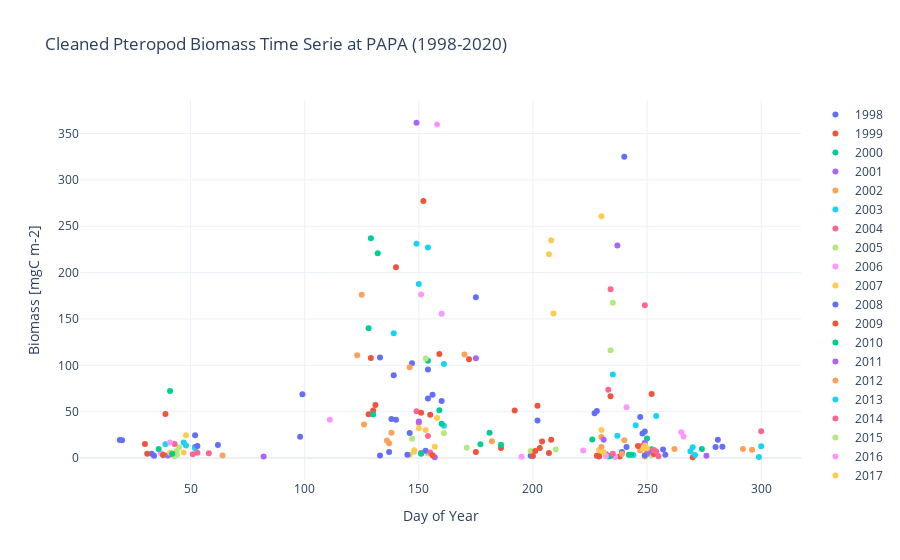

Notebook code for this chart:
### Code cell
# Spatial and vertical mean
mean_timeseries = ds_pter_cleaned.mean(dim=["is_day","latitude", "longitude", "depth"], skipna=True)

# assign day coordinate
# Extract MM-DD 
mmdd = pd.to_datetime(mean_timeseries.time.values).strftime('%m-%d')
# transform MM-DD in indice of day in year (1->365) avoiding leap year discordance 
day_noleap = pd.Series(mmdd).map(mmdd_to_day).values
# add coord day
mean_timeseries = mean_timeseries.assign_coords(day=("time", day_noleap))

# Plot
# Group by year
years = pd.DatetimeIndex(mean_timeseries.time.values).year.unique()

fig = go.Figure()
# Plot one color per year
for year in years:
    yearly_data = mean_timeseries.sel(time=str(year))
    fig.add_trace(go.Scatter(
        x=yearly_data['day'],
        y=yearly_data.values*1000,
        mode='markers',
        name=str(year),
        showlegend=True 
    ))

fig.update_layout(
    title='Cleaned Pteropod Biomass Time Serie at PAPA (1998-2020)',
    xaxis_title='Day of Year',
    yaxis=dict(
        #type='log',
        title='Biomass [mgC m-2]',
        #range=[0, 5],
    ),
    template='plotly_white'
)


fig.show()

### Figure 1 — Plotly figure (JSON) as saved in the notebook; plotly's stock layout.template omitted (floating-point values rounded to 4 significant figures)
{"data": [{"mode": "markers", "name": "1998", "showlegend": true, "type": "scatter", "x": [19, 20, 52, 54, 55, 58, 59, 62, 98, 99, 133, 137, 138, 139, 140, 147, 154, 156, 159, 160, 164, 166, 168, 169, 174, 175, 184, 185, 186, 187, 188, 189, 190, 199, 202, 204, 239, 240, 241, 242, 244, 248, 280, 281, 283, 286, 287], "y": [19.51, 19.24, 12.05, NaN, NaN, NaN, NaN, 14.03, 22.92, 68.77, 108.5, 6.627, 42.26, 89.44, 41.32, 102.2, 95.47, 68.39, NaN, NaN, NaN, NaN, NaN, NaN, NaN, 173.4, NaN, NaN, NaN, NaN, NaN, NaN, NaN, 2.543, 40.45, NaN, 6.433, 325.0, 12.08, NaN, NaN, NaN, 12.07, 19.67, 12.29, NaN, NaN]}, {"mode": "markers", "name": "1999", "showlegend": true, "type": "scatter", "x": [49, 51, 52, 128, 129, 130, 131, 140, 144, 145, 169, 170, 171, 172, 175, 186, 189, 190, 191, 192, 193, 194, 238, 239, 241, 242, 245, 247, 248, 249, 250, 270, 286], "y": [NaN, NaN, NaN, 47.25, 107.9, 51.25, 57.3, 205.7, NaN, NaN, NaN, NaN, NaN, 106.5, 6.579, 10.81, NaN, NaN, NaN, NaN, NaN, NaN, 1.765, NaN, NaN, NaN, NaN, NaN, NaN, NaN, NaN, 0.9774, NaN]}, {"mode": "markers", "name": "2000", "showlegend": true, "type": "scatter", "x": [46, 128, 129, 130, 132, 154, 156, 157, 160, 169, 170, 171, 185, 186, 187, 188, 189, 193, 194, 215, 216, 217, 218, 219, 222, 250, 251, 253, 254, 257, 258, 269, 270, 271, 272, 274, 275], "y": [NaN, 140.1, 237.0, 46.95, 220.9, 105.0, NaN, NaN, NaN, NaN, NaN, NaN, NaN, NaN, NaN, NaN, NaN, NaN, NaN, NaN, NaN, NaN, NaN, NaN, NaN, 21.05, NaN, NaN, NaN, NaN, NaN, NaN, NaN, NaN, NaN, 9.731, NaN]}, {"mode": "markers", "name": "2001", "showlegend": true, "type": "scatter", "x": [40, 42, 43, 47, 48, 50, 82, 151, 153, 154, 155, 156, 157, 158, 159, 160, 161, 162, 163, 167, 172, 173, 174, 175, 185, 187, 237, 241, 262, 265, 266, 268, 269, 270, 271, 273, 276], "y": [2.907, NaN, NaN, NaN, NaN, NaN, 1.587, 5.389, NaN, NaN, NaN, NaN, NaN, NaN, NaN, NaN, NaN, NaN, NaN, NaN, NaN, NaN, NaN, 107.6, NaN, NaN, 229.3, NaN, NaN, NaN, NaN, NaN, NaN, NaN, NaN, NaN, 2.603]}, {"mode": "markers", "name": "2002", "showlegend": true, "type": "scatter", "x": [38, 42, 44, 45, 46, 47, 64, 123, 125, 126, 170, 177, 182, 183, 184, 185, 186, 200, 203, 204, 205, 230, 239, 240, 241, 242, 246, 249, 251, 262, 264, 292, 296], "y": [NaN, NaN, NaN, NaN, NaN, NaN, 2.711, 110.9, 176.0, 36.22, 111.7, NaN, 18.17, NaN, NaN, NaN, NaN, NaN, NaN, NaN, NaN, 22.85, 4.407, 19.21, NaN, NaN, NaN, NaN, NaN, 9.804, NaN, 9.706, 9.003]}, {"mode": "markers", "name": "2003", "showlegend": true, "type": "scatter", "x": [43, 45, 46, 47, 48, 52, 139, 140, 149, 150, 151, 152, 154, 159, 160, 161, 162, 244, 245, 246, 247, 249, 250, 269, 270, 271, 299, 300], "y": [NaN, NaN, NaN, 16.8, 13.61, 10.63, 134.6, NaN, 231.0, 187.8, NaN, NaN, NaN, NaN, NaN, 34.98, NaN, 3.411, 35.33, NaN, NaN, NaN, NaN, 7.345, 11.78, 3.438, 1.164, 12.72]}, {"mode": "markers", "name": "2004", "showlegend": true, "type": "scatter", "x": [51, 52, 53, 55, 58, 149, 150, 154, 155, 157, 158, 165, 233, 234, 235, 236, 238, 248, 249, 300], "y": [4.078, NaN, NaN, NaN, 5.312, 50.62, 37.98, 23.74, NaN, NaN, NaN, NaN, 73.73, 182.1, NaN, NaN, NaN, 13.28, 164.9, 29.02]}, {"mode": "markers", "name": "2005", "showlegend": true, "type": "scatter", "x": [44, 45, 46, 47, 49, 50, 53, 54, 71, 72, 147, 148, 154, 157, 158, 166, 210, 225, 230, 231, 232, 233, 234, 235, 239, 240, 251, 252], "y": [3.714, 11.69, NaN, NaN, NaN, NaN, NaN, NaN, NaN, NaN, 20.83, 6.797, 4.889, NaN, NaN, NaN, 9.152, NaN, 6.106, NaN, NaN, NaN, NaN, NaN, NaN, NaN, 4.435, 3.176]}, {"mode": "markers", "name": "2006", "showlegend": true, "type": "scatter", "x": [37, 40, 41, 44, 111, 195, 198, 236, 239, 265, 266, 267, 269, 271, 274, 275, 277], "y": [5.221, NaN, NaN, NaN, 41.23, 1.344, NaN, 1.041, NaN, 27.93, 23.37, NaN, NaN, NaN, NaN, NaN, NaN]}, {"mode": "markers", "name": "2007", "showlegend": true, "type": "scatter", "x": [41, 42, 43, 46, 47, 49, 146, 153, 154, 155, 158, 172, 178, 179, 185, 186, 187, 188, 189, 229, 230, 231, 233, 234, 249, 250], "y": [5.627, NaN, NaN, NaN, NaN, NaN, 3.561, 30.37, NaN, NaN, NaN, NaN, NaN, NaN, NaN, NaN, NaN, NaN, NaN, 8.661, 30.14, NaN, NaN, NaN, 1.546, 8.721]}, {"mode": "markers", "name": "2008", "showlegend": true, "type": "scatter", "x": [33, 34, 35, 37, 41, 145, 146, 153, 154, 155, 157, 159, 185, 186, 188, 190, 227, 228, 229, 231, 233, 247, 248, 249, 290], "y": [4.729, 2.524, NaN, NaN, NaN, 3.484, 26.91, 7.863, 64.2, NaN, NaN, NaN, NaN, NaN, NaN, NaN, 48.29, 50.75, NaN, NaN, NaN, 44.17, 26.6, 28.71, NaN]}, {"mode": "markers", "name": "2009", "showlegend": true, "type": "scatter", "x": [30, 31, 33, 36, 151, 152, 159, 160, 161, 162, 165, 192, 193, 194, 195, 234, 235, 238, 239, 243, 252, 253], "y": [15.07, 4.727, NaN, NaN, 48.9, 277.3, 112.3, NaN, NaN, NaN, NaN, 51.2, NaN, NaN, NaN, 66.56, NaN, NaN, NaN, NaN, 69.12, 4.5]}, {"mode": "markers", "name": "2010", "showlegend": true, "type": "scatter", "x": [36, 37, 39, 151, 159, 160, 161, 162, 165, 204, 205, 207, 209, 233, 234, 235, 237, 238, 251, 252, 253], "y": [9.737, NaN, NaN, 4.62, 51.46, 37.04, NaN, NaN, NaN, NaN, NaN, NaN, NaN, 1.657, 2.309, NaN, NaN, NaN, NaN, 9.393, NaN]}, {"mode": "markers", "name": "2011", "showlegend": true, "type": "scatter", "x": [41, 42, 43, 45, 47, 149, 150, 156, 157, 159, 160, 164, 231, 232, 234, 235, 238, 249, 250, 251], "y": [NaN, 3.957, NaN, NaN, NaN, 361.6, 39.35, NaN, 0.8898, NaN, NaN, NaN, 19.86, 4.144, NaN, NaN, NaN, 16.44, 4.577, 7.047]}, {"mode": "markers", "name": "2012", "showlegend": true, "type": "scatter", "x": [41, 42, 43, 46, 47, 136, 137, 138, 146, 150, 154, 230, 232, 236, 247, 248, 249], "y": [NaN, NaN, NaN, NaN, NaN, 19.0, 16.08, 27.45, 97.97, NaN, NaN, 12.04, NaN, NaN, 8.4, NaN, 3.06]}, {"mode": "markers", "name": "2013", "showlegend": true, "type": "scatter", "x": [38, 39, 40, 44, 45, 153, 154, 161, 162, 163, 165, 169, 235, 237, 238, 240, 242, 254], "y": [3.103, 15.02, NaN, NaN, NaN, NaN, 227.1, 101.4, NaN, NaN, NaN, NaN, 90.02, 24.0, NaN, NaN, NaN, 45.38]}, {"mode": "markers", "name": "2014", "showlegend": true, "type": "scatter", "x": [43, 53, 155, 164, 166, 168, 235, 237, 238, 253, 254, 255], "y": [15.29, 5.751, 5.959, NaN, NaN, NaN, 4.62, NaN, NaN, 8.799, 7.014, 2.016]}, {"mode": "markers", "name": "2015", "showlegend": true, "type": "scatter", "x": [43, 44, 46, 47, 50, 153, 161, 163, 164, 168, 171, 191, 192, 193, 194, 195, 196, 197, 199, 234, 235, 236, 238, 240, 250, 292], "y": [1.742, 7.868, NaN, NaN, NaN, 107.4, 26.82, NaN, NaN, NaN, 11.2, NaN, NaN, NaN, NaN, NaN, NaN, NaN, 7.63, 116.4, 167.5, NaN, NaN, NaN, NaN, NaN]}, {"mode": "markers", "name": "2016", "showlegend": true, "type": "scatter", "x": [41, 43, 47, 49, 151, 152, 158, 160, 161, 162, 165, 218, 219, 222, 232, 234, 235, 238, 241, 251], "y": [16.89, NaN, NaN, NaN, 176.4, NaN, 359.7, 155.7, NaN, NaN, NaN, NaN, NaN, 8.212, 2.335, NaN, NaN, NaN, 54.69, NaN]}, {"mode": "markers", "name": "2017", "showlegend": true, "type": "scatter", "x": [40, 43, 46, 47, 48, 148, 150, 157, 158, 160, 161, 164, 203, 204, 205, 206, 207, 208, 209, 230, 231, 233, 236, 238, 248, 249, 250, 251], "y": [NaN, NaN, NaN, 5.909, 24.49, 8.413, 32.28, 12.28, 43.12, NaN, NaN, NaN, NaN, NaN, NaN, NaN, 219.9, 235.0, 156.0, 260.7, 6.399, NaN, NaN, NaN, 10.28, 13.2, 10.67, NaN]}, {"mode": "markers", "name": "2018", "showlegend": true, "type": "scatter", "x": [52, 53, 57, 61, 62, 133, 159, 160, 161, 162, 164, 240, 249, 257, 258, 259, 261, 263, 264, 265], "y": [24.51, 12.92, NaN, NaN, NaN, 2.845, NaN, 61.45, NaN, NaN, NaN, NaN, 2.909, 9.297, 3.57, NaN, NaN, NaN, NaN, NaN]}, {"mode": "markers", "name": "2019", "showlegend": true, "type": "scatter", "x": [38, 39, 41, 43, 155, 156, 158, 162, 184, 200, 201, 202, 203, 204, 205, 206, 207, 208, 216, 228, 229, 231, 232, 235, 246, 247], "y": [3.595, 47.54, NaN, NaN, 46.59, 3.124, NaN, NaN, NaN, 2.104, 7.64, 56.43, 10.74, 17.77, NaN, NaN, 5.383, 19.8, NaN, 2.585, 1.636, NaN, NaN, NaN, 13.13, NaN]}, {"mode": "markers", "name": "2020", "showlegend": true, "type": "scatter", "x": [41, 42, 43, 45, 46, 47, 177, 181, 186, 203, 207, 226, 227, 229, 230, 232, 242, 243], "y": [72.25, 4.624, NaN, NaN, NaN, NaN, 14.92, 27.2, 14.37, NaN, NaN, 20.08, NaN, NaN, NaN, NaN, 3.581, 3.484]}], "layout": {"title": {"text": "Cleaned Pteropod Biomass Time Serie at PAPA (1998-2020)"}, "xaxis": {"title": {"text": "Day of Year"}}, "yaxis": {"title": {"text": "Biomass [mgC m-2]"}}}}
